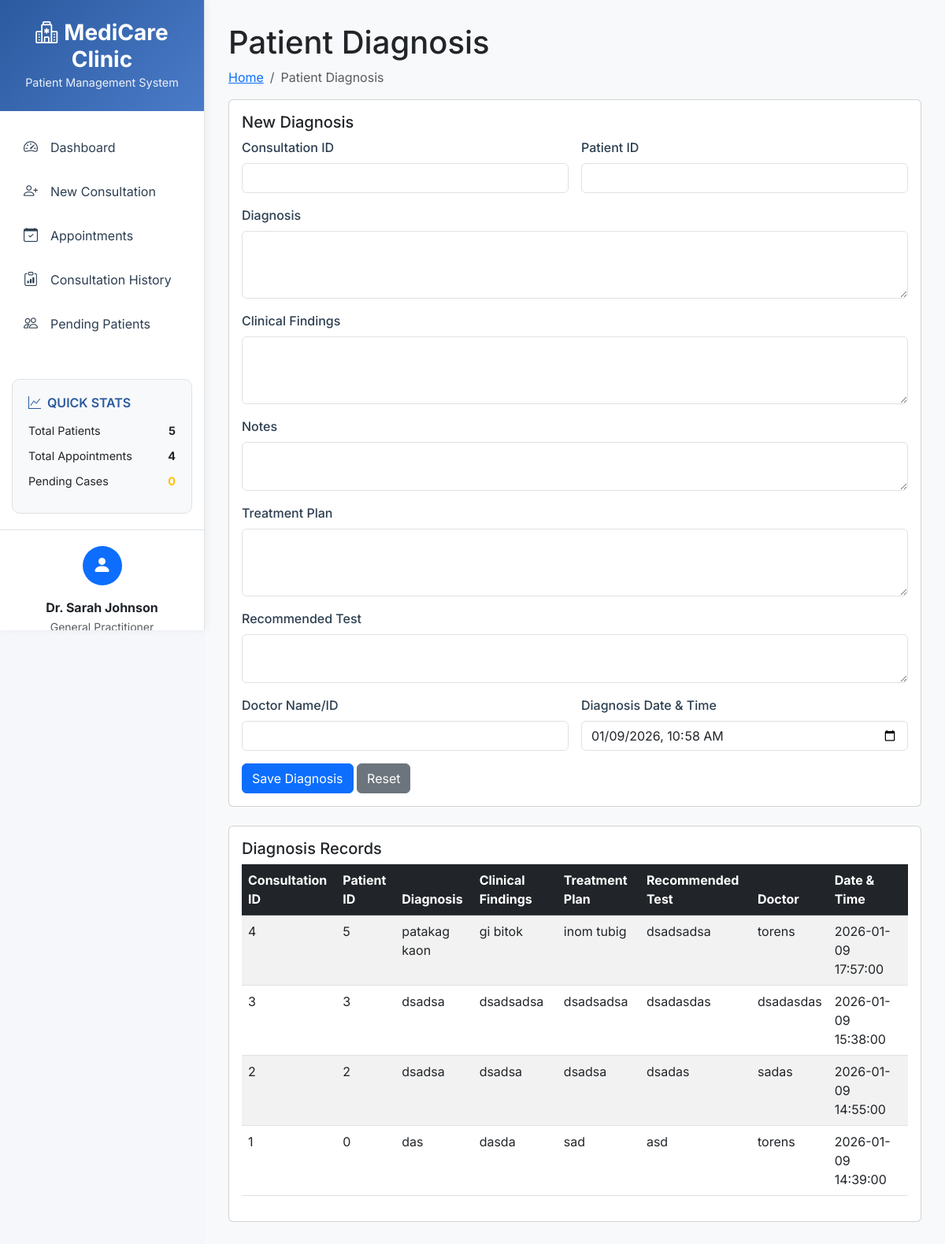
The app's page /modules/patient_diagnosis.php with its own data.
### tables this page shows
CREATE TABLE `patient_diagnosis` (
  `consultation_id` int(11) NOT NULL,
  `patient_id` int(11) DEFAULT NULL,
  `diagnosis` text DEFAULT NULL,
  `clinical_findings` text DEFAULT NULL,
  `notes` text DEFAULT NULL,
  `treatment_plan` text DEFAULT NULL,
  `recommended_test` text DEFAULT NULL,
  `diagnosis_dateandtime` datetime DEFAULT NULL,
  `doctor_nameorid` varchar(255) DEFAULT NULL,
  `created_at` timestamp NOT NULL DEFAULT current_timestamp()
);

### modules/patient_diagnosis.php (the view, shortened to what this page needs)
<?php
require_once '../includes/connection.php';
require_once '../includes/header.php';
$sql = "SELECT * FROM patient_diagnosis ORDER BY diagnosis_dateandtime DESC";
$result = $conn->query($sql);
?>
<div class="pagetitle">
  <h1>Patient Diagnosis</h1>
  <nav>
    <ol class="breadcrumb">
      <li class="breadcrumb-item"><a href="../index.php">Home</a></li>
      <li class="breadcrumb-item active">Patient Diagnosis</li>
    </ol>
  </nav>
</div>
<section class="section">
  <div class="row mb-4">
    <div class="col-lg-12">
      <div class="card">
        <div class="card-body">
          <h5 class="card-title">New Diagnosis</h5>
          <form method="POST" action="">
            <div class="row g-3">
              <div class="col-md-6">
                <label class="form-label">Consultation ID</label>
                <input type="number" class="form-control" name="consultation_id" required>
              </div>
              <div class="col-md-6">
                <label class="form-label">Patient ID</label>
                <input type="number" class="form-control" name="patient_id" required>
              </div>
              <div class="col-12">
                <label class="form-label">Diagnosis</label>
                <textarea class="form-control" name="diagnosis" rows="3" required></textarea>
              </div>
              <div class="col-12">
                <label class="form-label">Clinical Findings</label>
                <textarea class="form-control" name="clinical_findings" rows="3" required></textarea>
              </div>
              <div class="col-12">
                <label class="form-label">Notes</label>
                <textarea class="form-control" name="notes" rows="2" required></textarea>
              </div>
              <div class="col-12">
                <label class="form-label">Treatment Plan</label>
                <textarea class="form-control" name="treatment_plan" rows="3" required></textarea>
              </div>
              <div class="col-12">
                <label class="form-label">Recommended Test</label>
                <textarea class="form-control" name="recommended_test" rows="2" required></textarea>
              </div>
              <div class="col-md-6">
                <label class="form-label">Doctor Name/ID</label>
                <input type="text" class="form-control" name="doctor_nameorid" required>
              </div>
              <div class="col-md-6">
                <label class="form-label">Diagnosis Date & Time</label>
                <input type="datetime-local" class="form-control" name="diagnosis_dateandtime" value="<?php echo date('Y-m-d\TH:i'); ?>" required>
              </div>
              <div class="col-12">
                <button type="submit" class="btn btn-primary">Save Diagnosis</button>
                <button type="reset" class="btn btn-secondary">Reset</button>
              </div>
            </div>
          </form>
        </div>
      </div>
    </div>
  </div>
  <div class="row">
    <div class="col-lg-12">
      <div class="card">
        <div class="card-body">
          <h5 class="card-title">Diagnosis Records</h5>
          <div class="table-responsive">
            <table class="table table-striped table-hover">
              <thead class="table-dark">
                <tr>
                  <th>Consultation ID</th>
                  <th>Patient ID</th>
                  <th>Diagnosis</th>
                  <th>Clinical Findings</th>
                  <th>Treatment Plan</th>
                  <th>Recommended Test</th>
                  <th>Doctor</th>
                  <th>Date & Time</th>
                </tr>
              </thead>
              <tbody>
                <?php
                if ($result && $result->num_rows > 0) {
                  while($row = $result->fetch_assoc()) {
                    echo "<tr>";
                    echo "<td>" . $row["consultation_id"] . "</td>";
                    echo "<td>" . $row["patient_id"] . "</td>";
                    echo "<td>" . htmlspecialchars($row["diagnosis"] ?? '') . "</td>";
                    echo "<td>" . htmlspecialchars($row["clinical_findings"] ?? '') . "</td>";
                    echo "<td>" . htmlspecialchars($row["treatment_plan"] ?? '') . "</td>";
                    echo "<td>" . htmlspecialchars($row["recommended_test"] ?? '') . "</td>";
                    echo "<td>" . htmlspecialchars($row["doctor_nameorid"] ?? '') . "</td>";
                    echo "<td>" . htmlspecialchars($row["diagnosis_dateandtime"] ?? '') . "</td>";
                    echo "</tr>";
                  }
                } else {
                  echo "<tr><td colspan='8' class='text-center'>No diagnosis records found</td></tr>";
                }
                ?>
              </tbody>
            </table>
          </div>
        </div>
      </div>
    </div>
  </div>
</section>
<?php
require_once '../includes/footer.php';
?>

### includes/header.php (style rules this page uses)
:root { --primary-blue: #2c5aa0; --light-blue: #4a7bc8; --pale-blue: #e8f0fe; --white: #ffffff; --light-gray: #f8f9fa; --text-dark: #2c3e50; --border-color: #dee2e6; }
body { font-family: 'Inter', sans-serif; background-color: #f5f7fb; margin: 0; padding: 0; }
.form-label { font-weight: 500; color: var(--text-dark); margin-bottom: 8px; }

### records on screen
patient_diagnosis: consultation_id "4", patient "5", diagnosis "patakag kaon", clinical_findings "gi bitok", treatment_plan "inom tubig", recommended_test "dsadsadsa", doctor_nameorid "torens", diagnosis_dateandtime "2026-01-09 17:57:00"
patient_diagnosis: consultation_id "3", patient "3", diagnosis "dsadsa", clinical_findings "dsadsadsa", treatment_plan "dsadsadsa", recommended_test "dsadasdas", doctor_nameorid "dsadasdas", diagnosis_dateandtime "2026-01-09 15:38:00"
patient_diagnosis: consultation_id "2", patient "2", diagnosis "dsadsa", clinical_findings "dsadsa", treatment_plan "dsadsa", recommended_test "dsadas", doctor_nameorid "sadas", diagnosis_dateandtime "2026-01-09 14:55:00"
patient_diagnosis: consultation_id "1", patient "0", diagnosis "das", clinical_findings "dasda", treatment_plan "sad", recommended_test "asd", doctor_nameorid "torens", diagnosis_dateandtime "2026-01-09 14:39:00"

### other values on screen
$total_patients "5"
$total_appointments "4"
$pending_cases "0"
